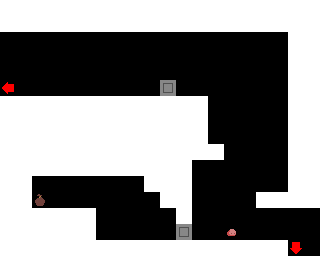

Below is a game level as drawn by its tile map, then a one-line description and the .tmx file that defines it, in full:
An orthogonal 20x16 tile map with 16x16 px tiles, 1 tile layer (Tile Layer 1).

<map version="1.10" tiledversion="1.11.2" orientation="orthogonal" renderorder="right-up" width="20" height="16" tilewidth="16" tileheight="16" infinite="0" nextlayerid="2" nextobjectid="1">
 <tileset firstgid="1" source="../../tiletypes.tsx" />
 <layer id="1" name="Tile Layer 1" width="20" height="16">
  <data encoding="csv">
1,1,1,1,1,1,1,1,1,1,1,1,1,1,1,1,1,1,1,1,
1,1,1,1,1,1,1,1,1,1,1,1,1,1,1,1,1,1,1,1,
0,0,0,0,0,0,0,0,0,0,0,0,0,0,0,0,0,0,1,1,
0,0,0,0,0,0,0,0,0,0,0,0,0,0,0,0,0,0,1,1,
0,0,0,0,0,0,0,0,0,0,0,0,0,0,0,0,0,0,1,1,
10,0,0,0,0,0,0,0,0,0,2,0,0,0,0,0,0,0,1,1,
1,1,1,1,1,1,1,1,1,1,1,1,1,0,0,0,0,0,1,1,
1,1,1,1,1,1,1,1,1,1,1,1,1,0,0,0,0,0,1,1,
1,1,1,1,1,1,1,1,1,1,1,1,1,0,0,0,0,0,1,1,
1,1,1,1,1,1,1,1,1,1,1,1,1,1,0,0,0,0,1,1,
1,1,1,1,1,1,1,1,1,1,1,1,0,0,0,0,0,0,1,1,
1,1,0,0,0,0,0,0,0,1,1,1,0,0,0,0,0,0,1,1,
1,1,25,0,0,0,0,0,0,0,1,1,0,0,0,0,1,1,1,1,
1,1,1,1,1,1,0,0,0,0,0,1,0,0,0,0,0,0,0,0,
1,1,1,1,1,1,0,0,0,0,0,2,0,0,26,0,0,0,0,0,
1,1,1,1,1,1,1,1,1,1,1,1,1,1,1,1,1,1,11,0
</data>
 </layer>
</map>
